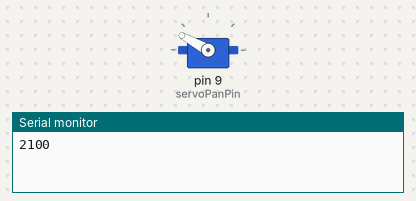
This sketch was run on a simulated Arduino Uno, built with avr-gcc and run on an emulated ATmega328P. Shown: servo, the last lines printed to the serial monitor.

Above: at 0.22 s.
At 11.03 s:
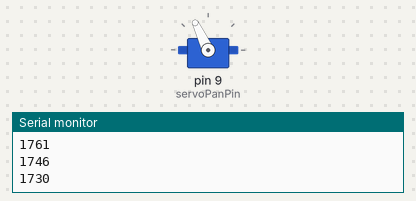
At 21.7 s:
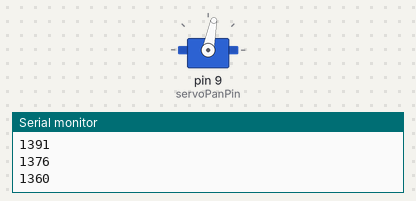
At 39.7 s:
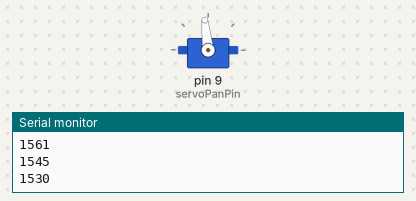
Timing chart, 0 to 40.0 s (numbered marks = the images above):
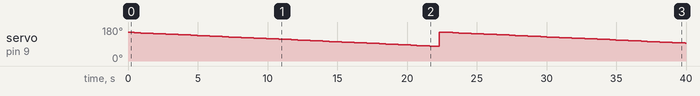

The sketch:

GWS125TestCase.ino
```cpp
#include <Servo.h>

Servo panServo;

// SERVO VARS
int angle = 0;
const int pulse0Degrees = 2100;   // pulse width for 0 degrees, was 1545 now 1360 for 120
const int pulse360Degrees = 990;  // pulse width for 360 degrees
                                   //was2100
const int pcenter = 2100; // using 1000 used to be 990 for center, or 0 degrees, you may want to use something different

int servoPanPin = 9;     // Control pin for servo motor

void setup() {
  Serial.begin(9600);         // connect to the serial port
  panServo.attach(servoPanPin);

 // Default center, or close to it
 panServo.writeMicroseconds(pcenter);      // close to center GWS125-IT/2BB/F ?
}

void loop() {
    readSerialString();  // read, wait for command
}

void readSerialString () {
 //if ( Serial.available())
  //{
    //char ch = Serial.read();
    //if(ch >= '0' && ch <= '9')              // is ch a number?
    //  angle = angle * 10 + ch - '0';           // yes, accumulate the value
    //else if(ch == 'P'| ch == 'p')
    //{
    for(angle = 0; angle <= 240; angle += 5){
      int pulse = map(angle,0,360,pulse0Degrees, pulse360Degrees);
      Serial.println(pulse);
      panServo.writeMicroseconds(pulse);
      //angle = 0;
      delay(450);
    }
    angle = 0;
    delay(250);
    panServo.writeMicroseconds(pcenter);
    delay(500);

  //}
}
```

Measured:
- by itself, servo on pin 9 (servoPanPin): 151° → 149° at 0.45 s, → 148° 0.45 s later, → 146° 0.45 s later, → 145° 0.45 s later, … (87 changes in this stretch)
